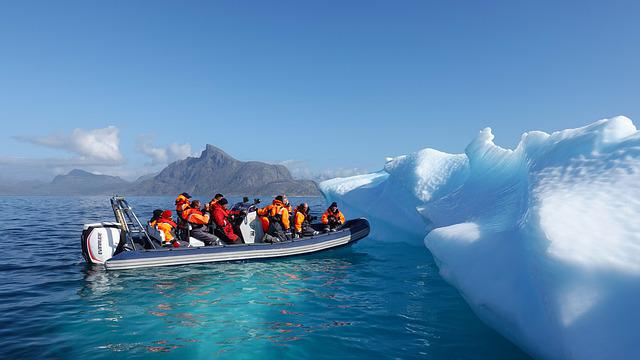
#> input picture img.jpg, 640 x 360 px, given in place of the camera
$ python edge_detection.py   (older library calls are emulated)
#> lines starting #> are read from the running program, lines starting #| are printed output that depends on the picture; after the words box and inside, x2 and y2 are one past the last pixel; in counts of white or black regions, pixels touching at a corner belong together
import cv2
from cv2 import cvtColor
from cv2 import CV_64F
import numpy as np

cap = cv2.VideoCapture(0)

while True:
    _, frame = cap.read()
#> frame is the input picture: shape (360, 640, 3); mean B, G, R 175.1, 135.4, 90.4

    laplacian = cv2.Laplacian(frame, cv2.CV_64F)
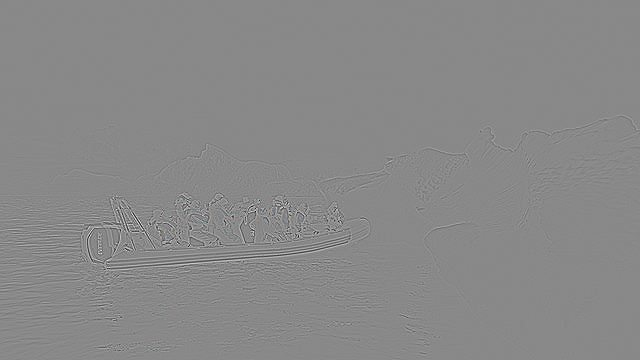
#> laplacian: shape (360, 640, 3) float64; mean B, G, R 0, 0, 0; drawn with min black and max white
    sobelx = cv2.Sobel(frame, cv2.CV_64F, 1, 0, ksize=5)
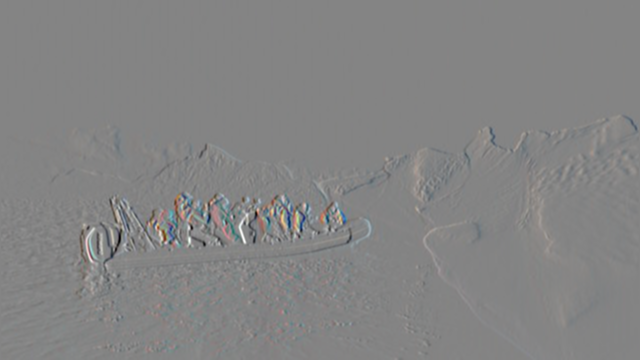
#> sobelx: shape (360, 640, 3) float64; mean B, G, R 6, 6.6, 7.3; drawn with min black and max white
    sobely = cv2.Sobel(frame, cv2.CV_64F, 0, 1, ksize=5)
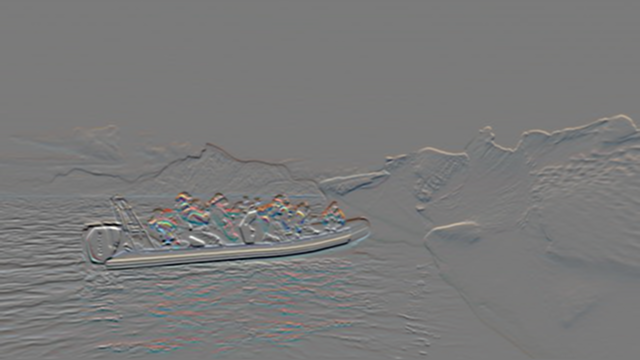
#> sobely: shape (360, 640, 3) float64; mean B, G, R -24.9, -14.7, -21.9; drawn with min black and max white
    edges = cv2.Canny(frame, 100, 150)
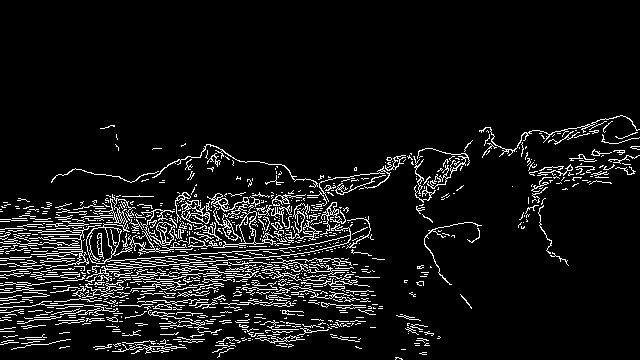
#> edges: shape (360, 640); 7.9% white in thin lines or dots, all inside (x1, y1, x2, y2) = (0, 115, 640, 360)

    cv2.imshow('original', frame)
    cv2.imshow('laplacian', laplacian)
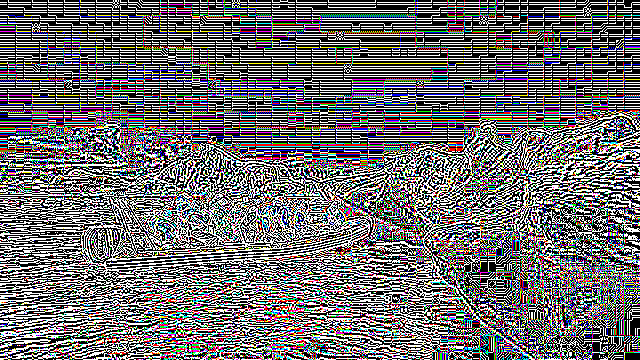
#> window 'laplacian': shape (360, 640, 3); mean B, G, R 109.4, 107.8, 109.8
    # cv2.imshow('sobelx', sobelx)
    # cv2.imshow('sobely', sobely)
    cv2.imshow('canny', edges)


    k = cv2.waitKey(5) & 0xFF
#> (key Esc is pressed here)
    if k == 27:
        break

cv2.destroyAllWindows()
cap.release()
